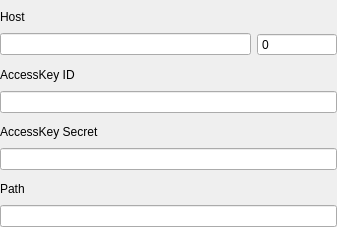
<?xml version="1.0" encoding="UTF-8"?>
<ui version="4.0">
 <class>COSFormGeneralUI</class>
 <widget class="QWidget" name="COSFormGeneralUI">
  <property name="geometry">
   <rect>
    <x>0</x>
    <y>0</y>
    <width>337</width>
    <height>227</height>
   </rect>
  </property>
  <property name="sizePolicy">
   <sizepolicy hsizetype="Preferred" vsizetype="Preferred">
    <horstretch>0</horstretch>
    <verstretch>0</verstretch>
   </sizepolicy>
  </property>
  <property name="maximumSize">
   <size>
    <width>16777215</width>
    <height>227</height>
   </size>
  </property>
  <property name="windowTitle">
   <string>General</string>
  </property>
  <layout class="QVBoxLayout" name="verticalLayout">
   <property name="spacing">
    <number>6</number>
   </property>
   <property name="leftMargin">
    <number>0</number>
   </property>
   <property name="topMargin">
    <number>6</number>
   </property>
   <property name="rightMargin">
    <number>0</number>
   </property>
   <property name="bottomMargin">
    <number>0</number>
   </property>
   <item>
    <widget class="QLabel" name="label">
     <property name="minimumSize">
      <size>
       <width>80</width>
       <height>0</height>
      </size>
     </property>
     <property name="baseSize">
      <size>
       <width>0</width>
       <height>0</height>
      </size>
     </property>
     <property name="text">
      <string>Host</string>
     </property>
     <property name="alignment">
      <set>Qt::AlignLeading|Qt::AlignLeft|Qt::AlignVCenter</set>
     </property>
    </widget>
   </item>
   <item>
    <layout class="QHBoxLayout" name="horizontalLayout">
     <item>
      <widget class="QLineEdit" name="hostLineEdit"/>
     </item>
     <item>
      <widget class="QSpinBox" name="portSpinBox">
       <property name="sizePolicy">
        <sizepolicy hsizetype="Fixed" vsizetype="Fixed">
         <horstretch>0</horstretch>
         <verstretch>0</verstretch>
        </sizepolicy>
       </property>
       <property name="minimumSize">
        <size>
         <width>80</width>
         <height>0</height>
        </size>
       </property>
       <property name="maximumSize">
        <size>
         <width>80</width>
         <height>16777215</height>
        </size>
       </property>
       <property name="buttonSymbols">
        <enum>QAbstractSpinBox::NoButtons</enum>
       </property>
       <property name="maximum">
        <number>65535</number>
       </property>
      </widget>
     </item>
    </layout>
   </item>
   <item>
    <spacer name="verticalSpacer_2">
     <property name="orientation">
      <enum>Qt::Vertical</enum>
     </property>
     <property name="sizeType">
      <enum>QSizePolicy::Fixed</enum>
     </property>
     <property name="sizeHint" stdset="0">
      <size>
       <width>20</width>
       <height>2</height>
      </size>
     </property>
    </spacer>
   </item>
   <item>
    <widget class="QLabel" name="label_4">
     <property name="sizePolicy">
      <sizepolicy hsizetype="Preferred" vsizetype="Preferred">
       <horstretch>0</horstretch>
       <verstretch>0</verstretch>
      </sizepolicy>
     </property>
     <property name="minimumSize">
      <size>
       <width>80</width>
       <height>0</height>
      </size>
     </property>
     <property name="toolTip">
      <string>AccessKey Secret</string>
     </property>
     <property name="text">
      <string>AccessKey ID</string>
     </property>
     <property name="alignment">
      <set>Qt::AlignLeading|Qt::AlignLeft|Qt::AlignVCenter</set>
     </property>
    </widget>
   </item>
   <item>
    <widget class="QLineEdit" name="usernameLineEdit">
     <property name="sizePolicy">
      <sizepolicy hsizetype="Expanding" vsizetype="Fixed">
       <horstretch>0</horstretch>
       <verstretch>0</verstretch>
      </sizepolicy>
     </property>
    </widget>
   </item>
   <item>
    <spacer name="verticalSpacer_3">
     <property name="orientation">
      <enum>Qt::Vertical</enum>
     </property>
     <property name="sizeType">
      <enum>QSizePolicy::Fixed</enum>
     </property>
     <property name="sizeHint" stdset="0">
      <size>
       <width>20</width>
       <height>2</height>
      </size>
     </property>
    </spacer>
   </item>
   <item>
    <widget class="QLabel" name="label_3">
     <property name="minimumSize">
      <size>
       <width>80</width>
       <height>0</height>
      </size>
     </property>
     <property name="toolTip">
      <string>AccessKey ID</string>
     </property>
     <property name="text">
      <string>AccessKey Secret</string>
     </property>
     <property name="alignment">
      <set>Qt::AlignLeading|Qt::AlignLeft|Qt::AlignVCenter</set>
     </property>
    </widget>
   </item>
   <item>
    <widget class="ady::PasswordEdit" name="passwordLineEdit">
     <property name="echoMode">
      <enum>QLineEdit::PasswordEchoOnEdit</enum>
     </property>
    </widget>
   </item>
   <item>
    <spacer name="verticalSpacer_4">
     <property name="orientation">
      <enum>Qt::Vertical</enum>
     </property>
     <property name="sizeType">
      <enum>QSizePolicy::Fixed</enum>
     </property>
     <property name="sizeHint" stdset="0">
      <size>
       <width>20</width>
       <height>2</height>
      </size>
     </property>
    </spacer>
   </item>
   <item>
    <widget class="QLabel" name="label_5">
     <property name="minimumSize">
      <size>
       <width>80</width>
       <height>0</height>
      </size>
     </property>
     <property name="text">
      <string>Path</string>
     </property>
     <property name="alignment">
      <set>Qt::AlignLeading|Qt::AlignLeft|Qt::AlignVCenter</set>
     </property>
    </widget>
   </item>
   <item>
    <widget class="QLineEdit" name="pathLineEdit"/>
   </item>
  </layout>
 </widget>
 <customwidgets>
  <customwidget>
   <class>ady::PasswordEdit</class>
   <extends>QLineEdit</extends>
   <header location="global">components/password_edit.h</header>
  </customwidget>
 </customwidgets>
 <resources/>
 <connections/>
</ui>
